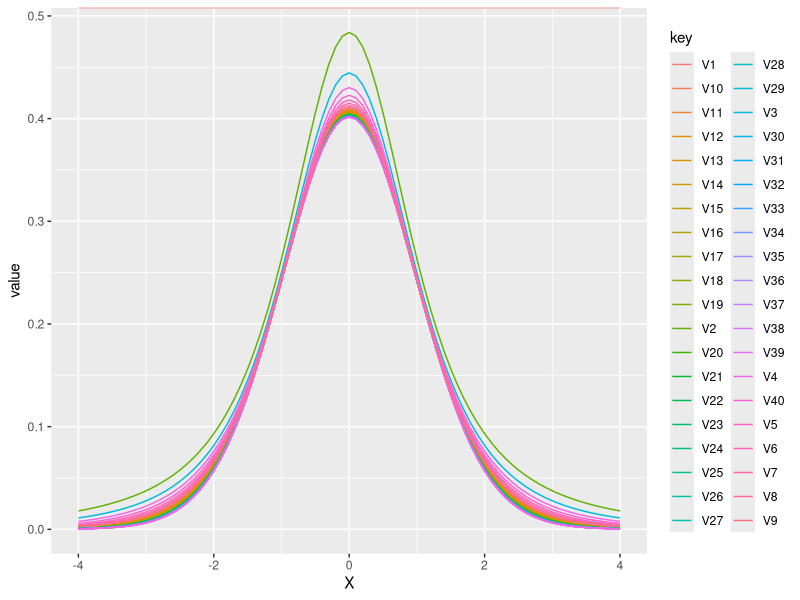
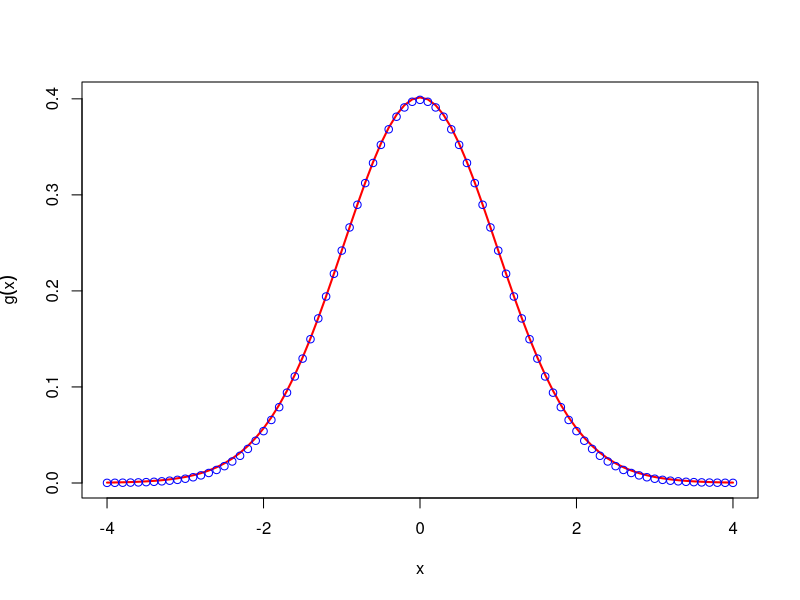
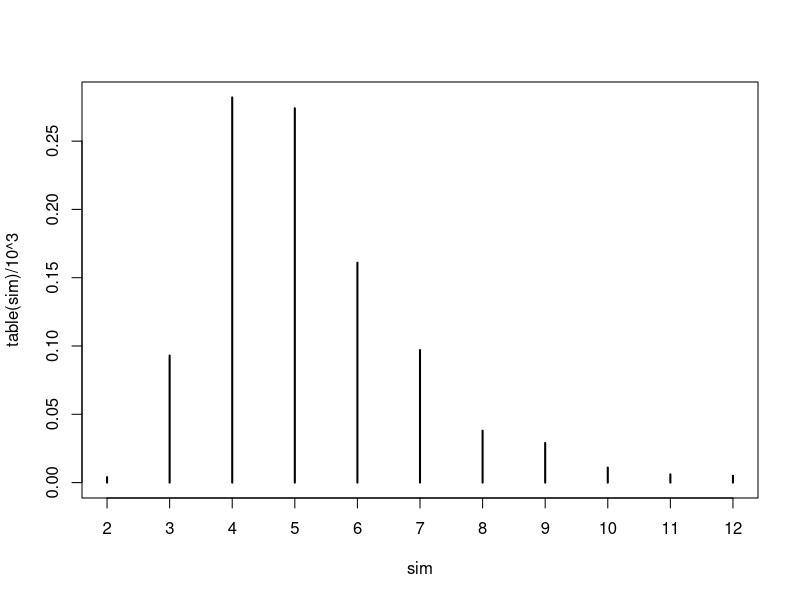
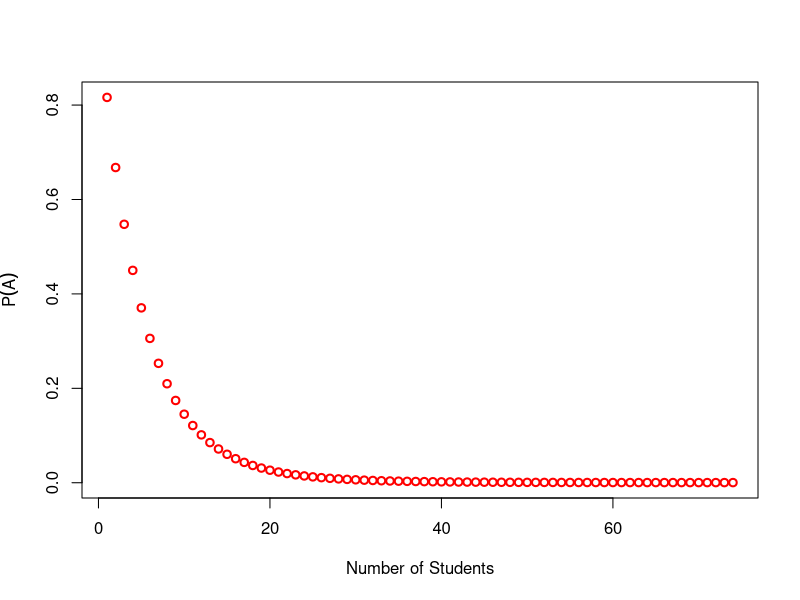
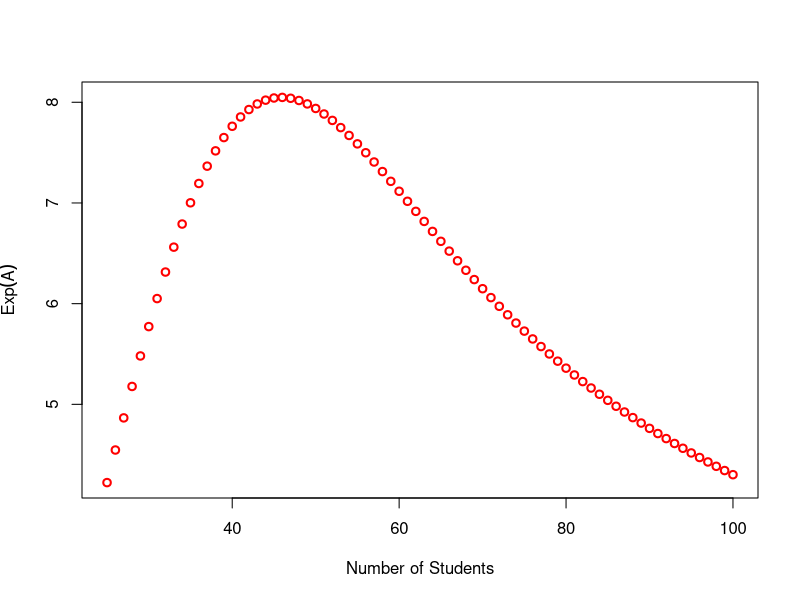
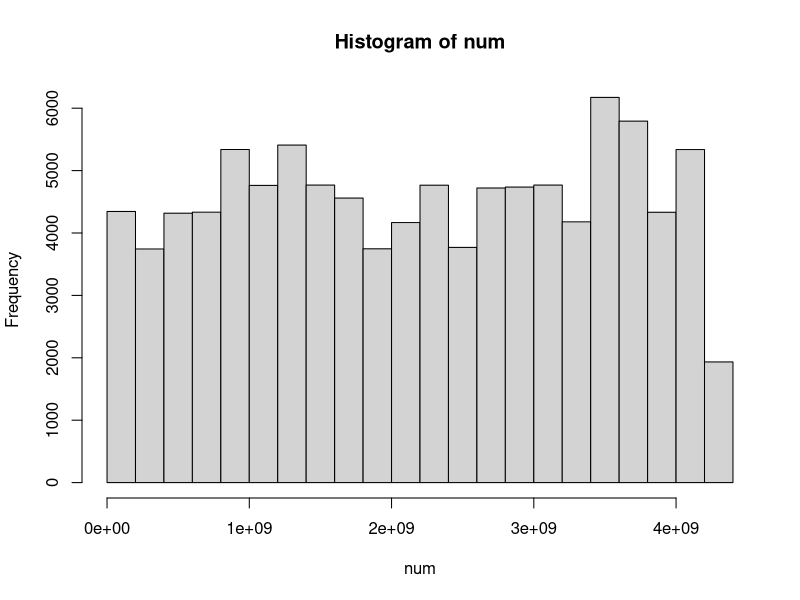
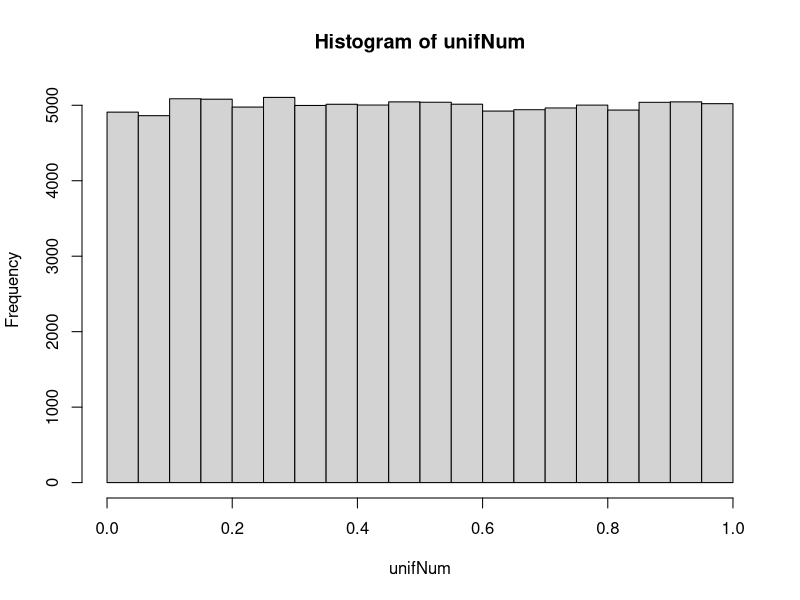
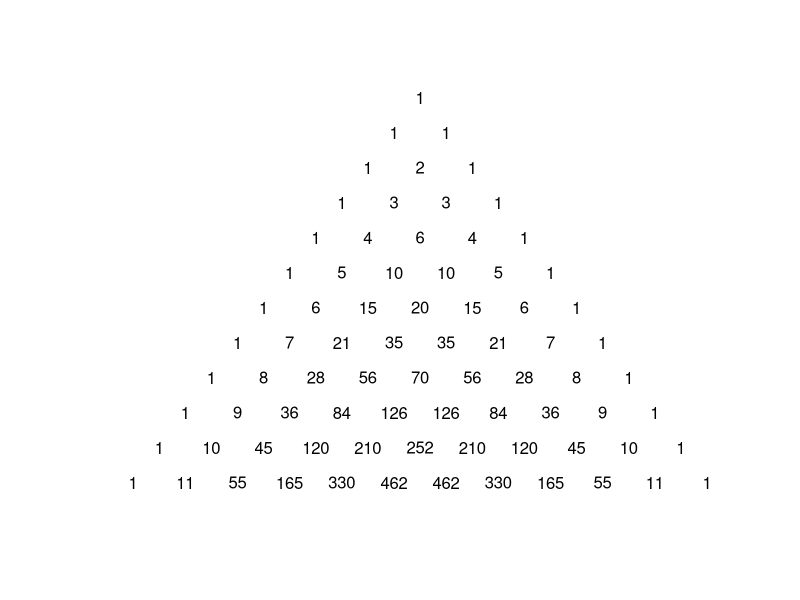

The R script that drew these images, in order:
## ---- chunk 1
knitr::opts_chunk$set(echo = TRUE, warning=FALSE, message=FALSE)
## ---- chunk 2
cdf=function(x){
  sum=x
  temp=x
  k=1
  while(abs(temp)>.Machine$double.eps){
    temp=(-1)^k*x^(2*k+1)/(factorial(k)*2^k*(2*k+1))
    sum=sum+temp
    k=k+1
  }
  return((1/sqrt(2*pi))*sum)
}

cdf(1)+0.5
pnorm(1)

0.5+cdf(-1)
pnorm(-1)
## ---- chunk 3
library(dplyr)
library(tidyverse)

g=function(x, n){
  a=sqrt(2*pi*n/2)*(n/2/exp(1))^(n/2)
  b=(n*pi)^(1/2)
  c=sqrt(2*pi*(n-1)/2)*((n-1)/2/exp(1))^((n-1)/2)
  d=(1+(x^2)/n)^(-(n+1)/2)
  
  (a*d)/(b*c)
}
x=seq(-4, 4, by=0.1)

df=as.data.frame(sapply(1:40, function(n) g(x, n)))
df %>% mutate(X=x) %>% 
  gather(key, value, 1:40) %>% 
  ggplot(aes(X, value, col=key))+
  geom_line()

plot(x, g(x, 40), xlab="x", 
     ylab=expression(g(x)), col="red", lwd=2, type="l")
lines(x, dnorm(x), col="blue", type="p")
## ---- chunk 4
library(dplyr)
seqTail=function(n){
  run=rle(rbinom(n, size=1, prob=0.5))
  x1=run$values
  x2=run$lengths
  x=data.frame(x1, x2)
  x %>% filter(x1==1) %>% max(x2)
}

sim=replicate(10^3, seqTail(30))
table(sim)
plot(table(sim)/10^3)
## ---- chunk 5
round(choose(40, 10)/choose(60, 10), 6)
## ---- chunk 6
round(choose(20, 10)/choose(60, 10), 6)
## ---- chunk 7
round(3*(choose(40, 10)/choose(60, 10))-
  3*(choose(20, 10)/choose(60, 10)), 6)
## ---- chunk 8
ball=function(){
  choose=sample(1:3, 10, replace = T)
  res=0
  if(length(unique(choose))!=3){
    res=1
  } 
  return(res)
}

sim=replicate(10^3, ball())
mean(sim)
## ---- chunk 9
aWin=sample(c(-1, 1), size=1000, replace = T)
bWin=0-aWin

m=rbind(aWin, bWin)
m[, 1:10]
## ---- chunk 10
# using for loop
system.time({
  cumA=numeric(10^3)
  cumA[1]=aWin[1]
  for(i in 2:10^3){
    cumA[i]=cumA[i-1]+aWin[i]
  }
})
cumA[1:10]

# using built-in function
system.time({cumsum(aWin)})
cumsum(aWin)[1:10]
## ---- chunk 11
# using for loop
system.time({
  cumB=numeric(10^3)
  cumB[1]=bWin[1]
  for(i in 2:10^3){
    cumB[i]=cumB[i-1]+bWin[i]
  }
  
  b=cumB[1]
  for(i in 2:10^3){
    if(cumB[i]>b){
      b=cumB[i]
    }
  }
})
b

# using built-in function
system.time(max(cumsum(bWin)))
max(cumsum(bWin))
## ---- chunk 12
x=vector()
n=1L
for(i in 1:1750){
    if(i%%2!=0&i%%3!=0&i%%7!=0){
    x[n]=i
    n=n+1
    }
}
h=matrix(x, 100, 5, byrow = F)

library(psych)
a1=apply(h, 1, geometric.mean)
a1
## ---- chunk 13
a2=apply(h, 1, harmonic.mean)
a2

a2<=a1
## ---- chunk 14
pbday=function(n, x){
  temp=lfactorial(365)+(n-x)*log(365-x)-
    lfactorial(365-x)-n*log(365)
  return(exp(temp))
}

nstudents=1:74
prob=pbday(75, nstudents)
plot(nstudents, prob, xlab="Number of Students", 
     ylab=expression(P(A)), col="red", lwd=2)
## ---- chunk 15
meanPbday=function(n){
  x=c(1:n)
  sum=sum(x*(pbday(n,(x-1))-pbday(n,x)))
  return(sum)
}

nstudents=25:100
temp=numeric(length(nstudents))
for (i in nstudents){
  temp[i-24]=meanPbday(i)
}

plot(nstudents, temp, xlab="Number of Students", 
     ylab=expression(Exp(A)), col="red", lwd=2)
## ---- chunk 16
simPbday=function(n){
  temp=sample(365, n, replace = T)
  idx=0
  for(i in 2:n){
    if(temp[i]%in%temp[1:i-1]){
      idx=i
      break
    }
  }
  return(idx)
}

sim=replicate(10^3, simPbday(75))
mean(sim)
## ---- chunk 17
LCG=function(n, m, a, c, x0){
  x=numeric(n)
  xn=x0
  for(i in 1:n){
    xn=(a*xn+c)%%m
    x[i]=xn
  }
  return(x)
}

num=LCG(10^5, 2^32,  1103515245, 12345, 1)
length(unique(num))

hist(num, nclass=30)
## ---- chunk 18
unifNum=runif(10^5)
length(unique(unifNum))

hist(unifNum, nclass=30)
## ---- chunk 19
# 15595 unique values are achieved from LCG.

expUnique=function(n, m, a, c, x0){
  num=LCG(n, m, a, c, x0)
  return(length(unique(num)))
}

sim=replicate(10, 
              expUnique(10^5, 2^32,  1103515245, 12345, 1))
mean(sim)
## ---- chunk 20
returnPascal=function(n){
  return(choose(n, 0:n))
}
## ---- chunk 21
cnt=0
plot(0, 0, type="n", xlim=c(-12, 12), ylim=c(1, 12), axes = F,
     xlab = "", ylab = "")
for(i in 1:12){
  for(j in 1:i){
    text(-(i+1)+2*j, (12+1)-i, label=returnPascal(cnt)[j])
  }
  cnt=cnt+1
}
